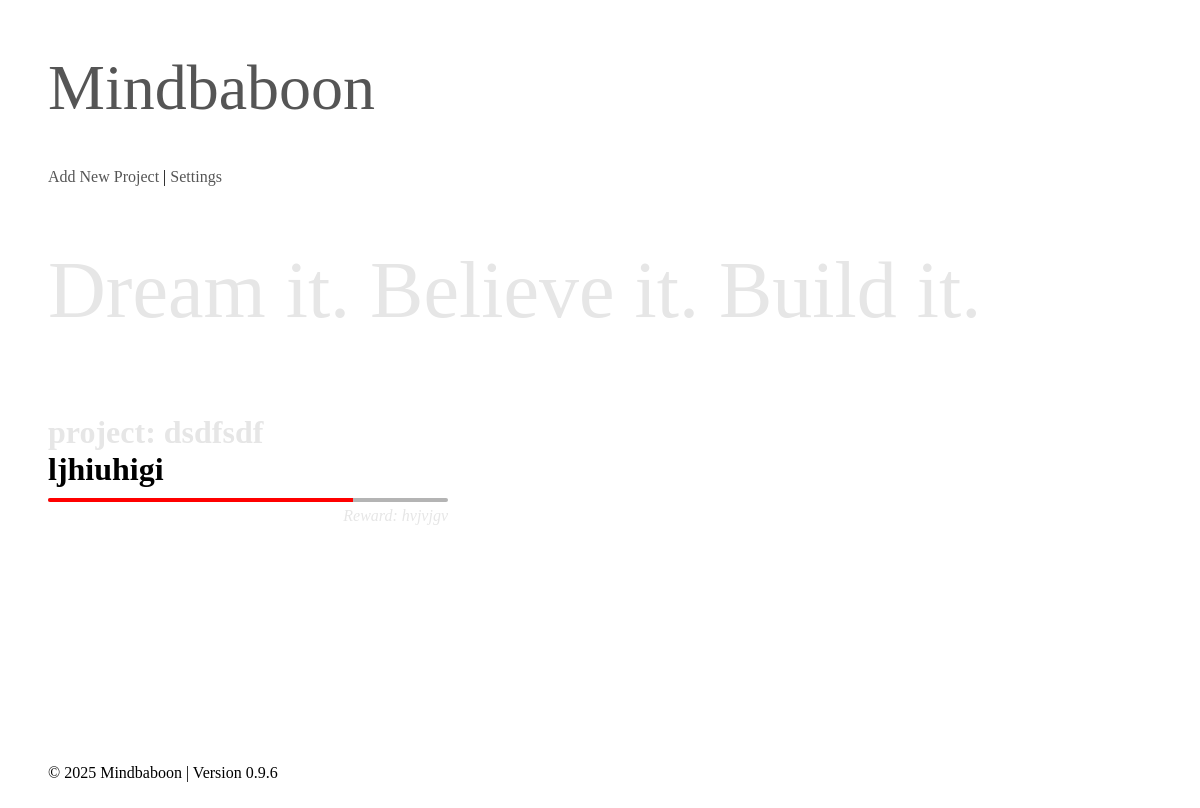
The page / on the database its author committed.
### tables this page shows
CREATE TABLE goals (
            id INTEGER PRIMARY KEY AUTOINCREMENT,
            goal_name TEXT NOT NULL,
            goal_description TEXT,
            time_span TEXT,
            end_date TEXT,
            iteration TEXT,
            next_steps TEXT,
            reward TEXT,
            completed INTEGER NOT NULL DEFAULT 0,
            is_paused INTEGER NOT NULL DEFAULT 0,
            last_email_sent TIMESTAMP,
            created_at TIMESTAMP NOT NULL,
            last_reminder_at TIMESTAMP
        );

### mindbaboon.py (the view)
@app.route("/")
def index():
    message = request.args.get("message")
    conn = get_db_connection()
    goals = conn.execute("""
        SELECT g.*, ih.next_run
        FROM goals g
        LEFT JOIN (
            SELECT iteration_id, MAX(next_run) as next_run
            FROM iteration_history
            GROUP BY iteration_id
        ) ih ON g.id = ih.iteration_id
    """).fetchall()
    conn.close()
    random_quote = random.choice(MOTIVATIONAL_QUOTES)
    goals = [dict(goal) for goal in goals]
    for goal in goals:
        last_reminder_at = goal.get('last_reminder_at')
        next_run = get_next_run_for_goal(goal['id'])  # Fetch the next run from APScheduler
        if last_reminder_at and next_run:
            last_reminder = datetime.strptime(last_reminder_at, '%Y-%m-%d %H:%M:%S')
            next_run_time = datetime.strptime(next_run, '%Y-%m-%d %H:%M:%S')
            total_time = (next_run_time - last_reminder).total_seconds()
            remaining_time = (next_run_time - datetime.now()).total_seconds()
            progress = max(0, min(100, ((total_time - remaining_time) / total_time) * 100))
            goal['progress'] = progress
        else:
            goal['progress'] = 0  # Default progress if no reminder or next run
        goal['next_run'] = next_run  # Add the next run to the goal for display
    return render_template("index.html", goals=goals, motivational_quote=random_quote, message=message, version=VERSION)

### database.py (called while the page is built)
def get_db_connection():
    try:
        data_dir = 'data'
        if not os.path.exists(data_dir):
            os.makedirs(data_dir, exist_ok=True)
        db_path = os.path.join(data_dir, 'mindbaboon.db')
        conn = sqlite3.connect(db_path)
        conn.row_factory = sqlite3.Row
        return conn
    except Exception as e:
        print(f"Database connection error: {e}")
        raise

### scheduler.py (called while the page is built)
def get_next_run_for_goal(goal_id):
    conn = get_db_connection()
    job_id = f"goal_{goal_id}"
    result = conn.execute("SELECT next_run_time FROM apscheduler_jobs WHERE id = ?", (job_id,)).fetchone()
    conn.close()
    if result and result["next_run_time"]:
        return datetime.fromtimestamp(result["next_run_time"], TIMEZONE).strftime('%Y-%m-%d %H:%M:%S')
    return None

### templates/index.html (shortened to what this page needs)
{% extends "base.html" %}
{% block content %}
<p class="motivational-quote">
  {{ motivational_quote }}
</p>
{% if goals %}
<ul class="goals">
    {% for goal in goals %}
      <li>
        <a href="{{ url_for('edit_goal', goal_id=goal['id']) }}">
          <p class="text-light">project: {{ goal.goal_name }}</p>
            <p>{{ goal.next_steps }}</p>
            <div class="progress-bar-container">
              <div class="progress-bar{% if goal.is_paused == 1 %} paused{% endif %}" style="width: {{ goal.progress }}%;"></div>
            </div>
            <p class="text-light small">Reward: {{ goal.reward }}</p>
        </a>
      </li>
    {% endfor %}
  </ul>
{% else %}
  <p>No goals yet. <a href="{{ url_for('add_goal') }}">Add one</a>.</p>
{% endif %}
{% endblock %}

### static/style.css (style rules this page uses)
html, body { height: 100%; padding-left: 20px; padding-top: 0px; padding-bottom: 0px; }
body { display: flex; flex-direction: column; }
h1, h2, p, em, a { font-family: "crete", serif; font-weight: 400; color: #000; }
a { text-decoration: none; color: #555; }
ul { list-style-type: none; margin: 0; padding-left: 0; }
ul li { font-family: "crete", serif; font-size: 1.1rem; color: #333; margin-bottom: 10px; }
.motivational-quote { font-family: "crete", serif; font-size: 5rem; font-weight: 400; color: #e6e6e6; margin-top: 20px; text-align: left; position: relative; line-height: 1.1; }
.text-light { color: #e6e6e6; }
.text-light.small { text-align: right; font-size: 1rem; margin-top: 5px; font-style: italic; font-weight: normal; }
.goals { display: flex; flex-wrap: wrap; gap: 20px; }
.goals li { font-size: 2em; font-family: crete, serif; font-weight: 700; font-style: normal; width: 400px; }
.goals li p { font-weight: 700; margin: 0px; }
::placeholder { color: #e6e6e6; }
.progress-bar-container { width: 100%; background-color: #b4b4b4; border-radius: 5px; overflow: hidden; margin-top: 10px; height: 4px; }
.progress-bar { background-color: #000000; height: 4px; transition: width 0.5s ease; }
.progress-bar.paused { background-color: red; }

### rows shown on the page
goals: goal_name "dsdfsdf", next_steps "ljhiuhigi", is_paused 1 (drawn), reward "hvjvjgv"

### other values the page prints
{{ version }} "0.9.6"
